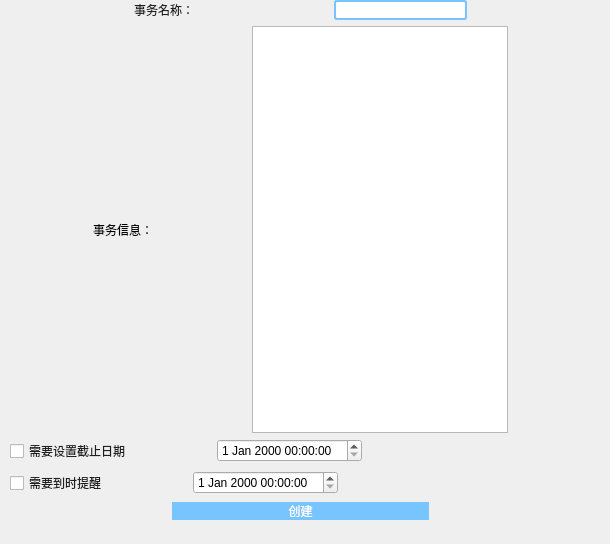
<?xml version="1.0" encoding="UTF-8"?>
<ui version="4.0">
 <class>AddJob</class>
 <widget class="QDialog" name="AddJob">
  <property name="geometry">
   <rect>
    <x>0</x>
    <y>0</y>
    <width>610</width>
    <height>544</height>
   </rect>
  </property>
  <property name="windowTitle">
   <string>新建任务</string>
  </property>
  <property name="autoFillBackground">
   <bool>false</bool>
  </property>
  <widget class="QWidget" name="verticalLayoutWidget">
   <property name="geometry">
    <rect>
     <x>0</x>
     <y>0</y>
     <width>601</width>
     <height>521</height>
    </rect>
   </property>
   <layout class="QVBoxLayout" name="verticalLayout" stretch="6,0,6,6,8">
    <property name="sizeConstraint">
     <enum>QLayout::SetDefaultConstraint</enum>
    </property>
    <item>
     <layout class="QHBoxLayout" name="horizontalLayout_7">
      <item>
       <spacer name="horizontalSpacer_8">
        <property name="orientation">
         <enum>Qt::Horizontal</enum>
        </property>
        <property name="sizeHint" stdset="0">
         <size>
          <width>40</width>
          <height>20</height>
         </size>
        </property>
       </spacer>
      </item>
      <item>
       <widget class="QLabel" name="label_task_name">
        <property name="styleSheet">
         <string notr="true">font: 25 11pt '宋体';
color: rgb(31,31,31);</string>
        </property>
        <property name="text">
         <string>事务名称：</string>
        </property>
        <property name="alignment">
         <set>Qt::AlignCenter</set>
        </property>
       </widget>
      </item>
      <item>
       <spacer name="horizontalSpacer_11">
        <property name="orientation">
         <enum>Qt::Horizontal</enum>
        </property>
        <property name="sizeHint" stdset="0">
         <size>
          <width>40</width>
          <height>20</height>
         </size>
        </property>
       </spacer>
      </item>
      <item>
       <widget class="QLineEdit" name="input_task_name">
        <property name="styleSheet">
         <string notr="true">font: 25 13pt '微软雅黑';
color: rgb(31,31,31);
padding-left:20px;
background-color: rgb(255, 255, 255);
border:2px solid rgb(120,196,255);
border-radius:3px;</string>
        </property>
       </widget>
      </item>
      <item>
       <spacer name="horizontalSpacer_12">
        <property name="orientation">
         <enum>Qt::Horizontal</enum>
        </property>
        <property name="sizeHint" stdset="0">
         <size>
          <width>40</width>
          <height>20</height>
         </size>
        </property>
       </spacer>
      </item>
     </layout>
    </item>
    <item>
     <layout class="QHBoxLayout" name="horizontalLayout_3">
      <item>
       <spacer name="horizontalSpacer_2">
        <property name="orientation">
         <enum>Qt::Horizontal</enum>
        </property>
        <property name="sizeHint" stdset="0">
         <size>
          <width>40</width>
          <height>20</height>
         </size>
        </property>
       </spacer>
      </item>
      <item>
       <widget class="QLabel" name="label_2">
        <property name="text">
         <string>事务信息：</string>
        </property>
       </widget>
      </item>
      <item>
       <spacer name="horizontalSpacer_9">
        <property name="orientation">
         <enum>Qt::Horizontal</enum>
        </property>
        <property name="sizeHint" stdset="0">
         <size>
          <width>40</width>
          <height>20</height>
         </size>
        </property>
       </spacer>
      </item>
      <item>
       <widget class="QTextEdit" name="input_comment"/>
      </item>
      <item>
       <spacer name="horizontalSpacer_10">
        <property name="orientation">
         <enum>Qt::Horizontal</enum>
        </property>
        <property name="sizeHint" stdset="0">
         <size>
          <width>40</width>
          <height>20</height>
         </size>
        </property>
       </spacer>
      </item>
     </layout>
    </item>
    <item>
     <layout class="QHBoxLayout" name="ymd_layout" stretch="0,0,0,0">
      <property name="leftMargin">
       <number>10</number>
      </property>
      <property name="bottomMargin">
       <number>2</number>
      </property>
      <item>
       <widget class="QCheckBox" name="chkbox_have_ddl">
        <property name="styleSheet">
         <string notr="true">font: 25 11pt '宋体';
color: rgb(31,31,31);</string>
        </property>
        <property name="text">
         <string>需要设置截止日期</string>
        </property>
       </widget>
      </item>
      <item>
       <spacer name="horizontalSpacer_4">
        <property name="orientation">
         <enum>Qt::Horizontal</enum>
        </property>
        <property name="sizeType">
         <enum>QSizePolicy::Preferred</enum>
        </property>
        <property name="sizeHint" stdset="0">
         <size>
          <width>80</width>
          <height>20</height>
         </size>
        </property>
       </spacer>
      </item>
      <item>
       <widget class="QDateTimeEdit" name="datetime_ddl">
        <property name="minimumDateTime">
         <datetime>
          <hour>0</hour>
          <minute>0</minute>
          <second>0</second>
          <year>1759</year>
          <month>9</month>
          <day>14</day>
         </datetime>
        </property>
       </widget>
      </item>
      <item>
       <spacer name="horizontalSpacer_7">
        <property name="orientation">
         <enum>Qt::Horizontal</enum>
        </property>
        <property name="sizeHint" stdset="0">
         <size>
          <width>40</width>
          <height>20</height>
         </size>
        </property>
       </spacer>
      </item>
     </layout>
    </item>
    <item>
     <layout class="QHBoxLayout" name="horizontalLayout_11" stretch="0,0,0,0">
      <property name="leftMargin">
       <number>10</number>
      </property>
      <item>
       <widget class="QCheckBox" name="chkbox_have_reminder">
        <property name="styleSheet">
         <string notr="true">font: 25 11pt '宋体';
color: rgb(31,31,31);</string>
        </property>
        <property name="text">
         <string>需要到时提醒</string>
        </property>
       </widget>
      </item>
      <item>
       <spacer name="horizontalSpacer_5">
        <property name="orientation">
         <enum>Qt::Horizontal</enum>
        </property>
        <property name="sizeType">
         <enum>QSizePolicy::Preferred</enum>
        </property>
        <property name="sizeHint" stdset="0">
         <size>
          <width>80</width>
          <height>20</height>
         </size>
        </property>
       </spacer>
      </item>
      <item>
       <widget class="QDateTimeEdit" name="datetime_reminder"/>
      </item>
      <item>
       <spacer name="horizontalSpacer_6">
        <property name="orientation">
         <enum>Qt::Horizontal</enum>
        </property>
        <property name="sizeHint" stdset="0">
         <size>
          <width>40</width>
          <height>20</height>
         </size>
        </property>
       </spacer>
      </item>
     </layout>
    </item>
    <item>
     <layout class="QHBoxLayout" name="horizontalLayout_4" stretch="2,3,2">
      <item>
       <spacer name="horizontalSpacer">
        <property name="orientation">
         <enum>Qt::Horizontal</enum>
        </property>
        <property name="sizeHint" stdset="0">
         <size>
          <width>40</width>
          <height>20</height>
         </size>
        </property>
       </spacer>
      </item>
      <item>
       <widget class="QPushButton" name="btn_create">
        <property name="styleSheet">
         <string notr="true">QPushButton{
font: 25 14pt '微软雅黑';
color: rgb(255,255,255);
background-color: rgb(120,196,255);
border: none;border-radius:15px;
}
QPushButton:hover{
background-color: rgb(22,218,208);
}
QPushButton:pressed{
background-color: rgb(17,171,164);}
</string>
        </property>
        <property name="text">
         <string>创建</string>
        </property>
       </widget>
      </item>
      <item>
       <spacer name="horizontalSpacer_3">
        <property name="orientation">
         <enum>Qt::Horizontal</enum>
        </property>
        <property name="sizeHint" stdset="0">
         <size>
          <width>40</width>
          <height>20</height>
         </size>
        </property>
       </spacer>
      </item>
     </layout>
    </item>
   </layout>
  </widget>
 </widget>
 <resources/>
 <connections/>
</ui>
